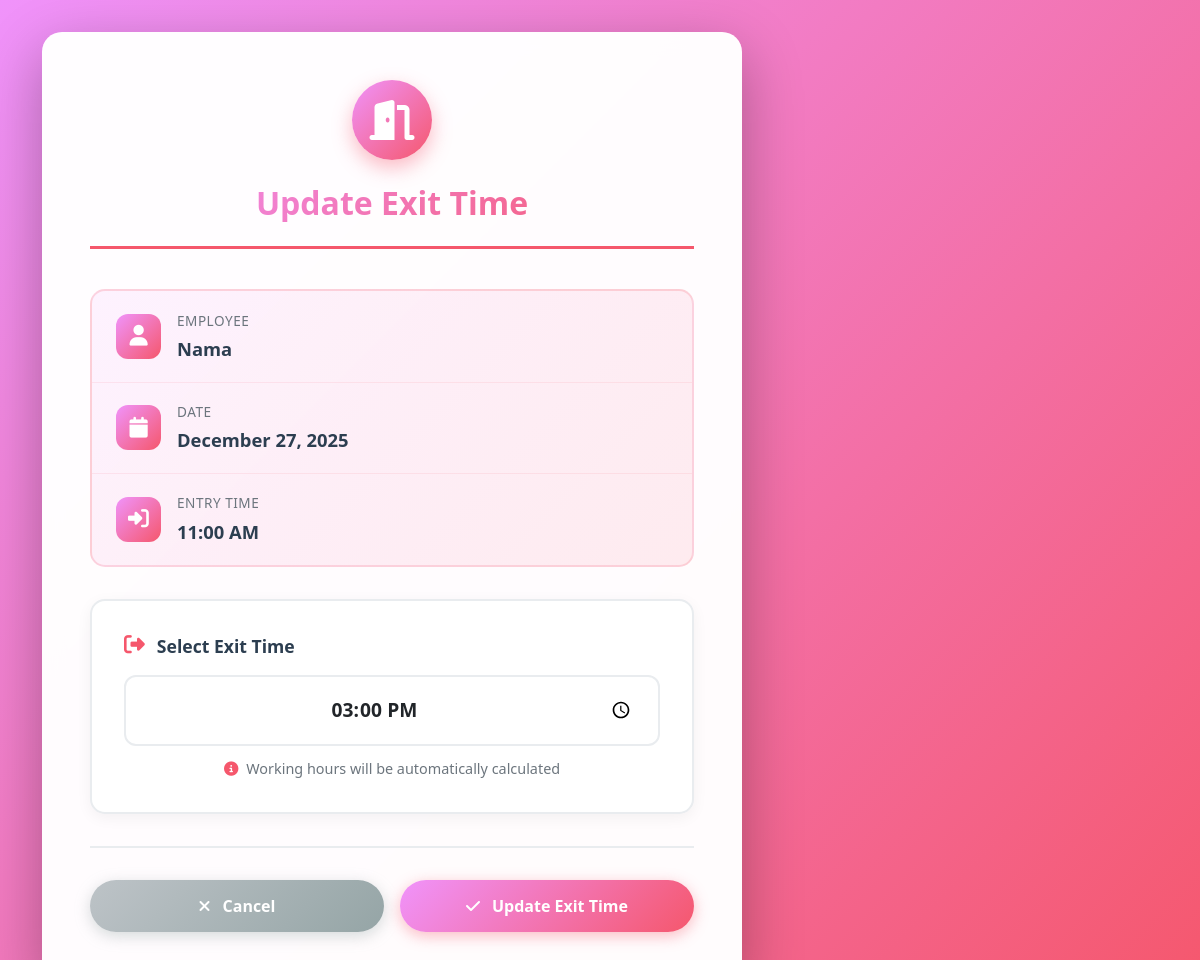
The page /attendance_exit_update.php?id=9 (signed in) on the database its author committed.
### tables this page shows
CREATE TABLE `employee_attendance` (
  `Attendance_ID` int(11) NOT NULL,
  `Employee_ID` int(11) NOT NULL,
  `Attendance_Date` date NOT NULL,
  `Entry_Time` time NOT NULL,
  `Exit_Time` time DEFAULT NULL,
  `Working_Hours` decimal(5,2) DEFAULT NULL,
  `Remarks` varchar(255) DEFAULT NULL,
  `Recorded_At` timestamp NOT NULL DEFAULT current_timestamp()
);

CREATE TABLE `employees` (
  `Employee_ID` int(11) NOT NULL,
  `Employee_Name` varchar(100) NOT NULL,
  `Hourly_Rate` decimal(8,2) NOT NULL DEFAULT 100.00,
  `Status` enum('Active','Inactive') DEFAULT 'Active',
  `Created_At` timestamp NOT NULL DEFAULT current_timestamp()
);

### attendance_exit_update.php (the view, shortened to what this page needs)
<?php
include 'db_connect.php';
$id = intval($_GET['id']);
$sql = "
SELECT
    a.Attendance_ID,
    e.Employee_Name,
    a.Attendance_Date,
    a.Entry_Time,
    a.Exit_Time
FROM EMPLOYEE_ATTENDANCE a
JOIN EMPLOYEES e ON a.Employee_ID = e.Employee_ID
WHERE a.Attendance_ID = ?
";
$stmt = $conn->prepare($sql);
$stmt->bind_param("i", $id);
$stmt->execute();
$result = $stmt->get_result();
$row = $result->fetch_assoc();
?>
<!DOCTYPE html>
<html lang="en">
<head>
    <link href="https://cdn.jsdelivr.net/npm/bootstrap@5.3.3/dist/css/bootstrap.min.css" rel="stylesheet">
    <link rel="stylesheet" href="https://cdnjs.cloudflare.com/ajax/libs/font-awesome/6.4.0/css/all.min.css">
</head>
<body>
<div class="container">
    <div class="exit-container">
        <div class="page-header">
            <div class="page-icon">
                <i class="fas fa-door-open"></i>
            </div>
            <h1 class="page-title">Update Exit Time</h1>
        </div>
        <div class="info-card">
            <div class="info-row">
                <div class="info-icon">
                    <i class="fas fa-user"></i>
                </div>
                <div class="info-content">
                    <div class="info-label">Employee</div>
                    <div class="info-value"><?= htmlspecialchars($row['Employee_Name']) ?></div>
                </div>
            </div>
            <div class="info-row">
                <div class="info-icon">
                    <i class="fas fa-calendar"></i>
                </div>
                <div class="info-content">
                    <div class="info-label">Date</div>
                    <div class="info-value"><?= date('F d, Y', strtotime($row['Attendance_Date'])) ?></div>
                </div>
            </div>
            <div class="info-row">
                <div class="info-icon">
                    <i class="fas fa-sign-in-alt"></i>
                </div>
                <div class="info-content">
                    <div class="info-label">Entry Time</div>
                    <div class="info-value"><?= date('h:i A', strtotime($row['Entry_Time'])) ?></div>
                </div>
            </div>
        </div>
        <form method="POST">
            <div class="exit-time-section">
                <label class="form-label-custom">
                    <i class="fas fa-sign-out-alt"></i>
                    Select Exit Time
                </label>
                <div class="time-input-wrapper">
                    <input type="time"
                           name="exit_time"
                           class="form-control form-control-custom"
                           value="<?= $row['Exit_Time'] ?>"
                           required>
                    <div class="time-hint">
                        <i class="fas fa-info-circle"></i>
                        <span>Working hours will be automatically calculated</span>
                    </div>
                </div>
            </div>
            <div class="form-actions">
                <a href="attendance_view.php" class="btn btn-gradient btn-cancel">
                    <i class="fas fa-times"></i>
                    Cancel
                </a>
                <button type="submit" class="btn btn-gradient btn-update">
                    <i class="fas fa-check"></i>
                    Update Exit Time
                </button>
            </div>
        </form>
    </div>
</div>
</body>
</html>

### attendance_exit_update.php (style rules this page uses)
:root { --warning-gradient: linear-gradient(135deg, #f093fb 0%, #f5576c 100%); --primary-gradient: linear-gradient(135deg, #667eea 0%, #764ba2 100%); }
body { background: linear-gradient(135deg, #f093fb 0%, #f5576c 100%); min-height: 100vh; font-family: 'Segoe UI', Tahoma, Geneva, Verdana, sans-serif; padding: 2rem 0; display: flex; align-items: center; justify-content: center; }
.exit-container { background: rgba(255, 255, 255, 0.98); border-radius: 20px; box-shadow: 0 20px 60px rgba(0, 0, 0, 0.3); padding: 3rem; backdrop-filter: blur(10px); max-width: 700px; width: 100%; animation: fadeInScale 0.5s ease; }
.page-header { text-align: center; margin-bottom: 2.5rem; padding-bottom: 1.5rem; border-bottom: 3px solid #f5576c; }
.page-icon { width: 80px; height: 80px; background: var(--warning-gradient); border-radius: 50%; display: flex; align-items: center; justify-content: center; margin: 0 auto 1.5rem; box-shadow: 0 8px 20px rgba(245, 87, 108, 0.4); animation: bounce 2s ease-in-out infinite; }
.page-icon i { font-size: 2.5rem; color: white; }
.page-title { font-size: 2rem; font-weight: 700; background: var(--warning-gradient); -webkit-background-clip: text; -webkit-text-fill-color: transparent; background-clip: text; margin: 0; }
.info-card { background: linear-gradient(135deg, rgba(240, 147, 251, 0.1) 0%, rgba(245, 87, 108, 0.1) 100%); border-radius: 15px; padding: 0; margin-bottom: 2rem; border: 2px solid rgba(245, 87, 108, 0.2); overflow: hidden; }
.info-row { padding: 1.2rem 1.5rem; border-bottom: 1px solid rgba(245, 87, 108, 0.1); display: flex; align-items: center; gap: 1rem; transition: background 0.3s ease; }
.info-row:last-child { border-bottom: none; }
.info-icon { width: 45px; height: 45px; background: var(--warning-gradient); border-radius: 12px; display: flex; align-items: center; justify-content: center; color: white; font-size: 1.3rem; flex-shrink: 0; }
.info-content { flex: 1; }
.info-label { font-size: 0.85rem; color: #6c757d; margin-bottom: 0.25rem; text-transform: uppercase; letter-spacing: 0.5px; }
.info-value { font-size: 1.15rem; font-weight: 600; color: #2c3e50; }
.exit-time-section { background: white; border-radius: 15px; padding: 2rem; margin-bottom: 2rem; border: 2px solid #e9ecef; box-shadow: 0 4px 15px rgba(0, 0, 0, 0.05); }
.form-label-custom { font-weight: 600; color: #2c3e50; margin-bottom: 1rem; display: flex; align-items: center; gap: 0.75rem; font-size: 1.1rem; }
.form-label-custom i { color: #f5576c; font-size: 1.3rem; }
.time-input-wrapper { position: relative; }
.form-control-custom { border: 2px solid #e9ecef; border-radius: 12px; padding: 1.2rem 1.5rem; font-size: 1.2rem; font-weight: 600; transition: all 0.3s ease; background: white; text-align: center; }
.time-hint { text-align: center; margin-top: 0.75rem; color: #6c757d; font-size: 0.9rem; display: flex; align-items: center; justify-content: center; gap: 0.5rem; }
.time-hint i { color: #f5576c; }
.form-actions { display: flex; gap: 1rem; padding-top: 2rem; border-top: 2px solid #e9ecef; }
.btn-gradient { border: none; color: white; padding: 0.9rem 2rem; border-radius: 50px; font-weight: 600; font-size: 1rem; transition: all 0.3s ease; display: inline-flex; align-items: center; gap: 0.75rem; justify-content: center; flex: 1; }
.btn-update { background: var(--warning-gradient); box-shadow: 0 4px 15px rgba(245, 87, 108, 0.4); }
.btn-cancel { background: linear-gradient(135deg, #bdc3c7 0%, #95a5a6 100%); box-shadow: 0 4px 15px rgba(149, 165, 166, 0.4); }

### rows shown on the page
employee_attendance: Employee_ID.Employee_Name "Nama", Attendance_Date "December 27, 2025", Entry_Time "11:00 AM", exit_time "15:00:00"
